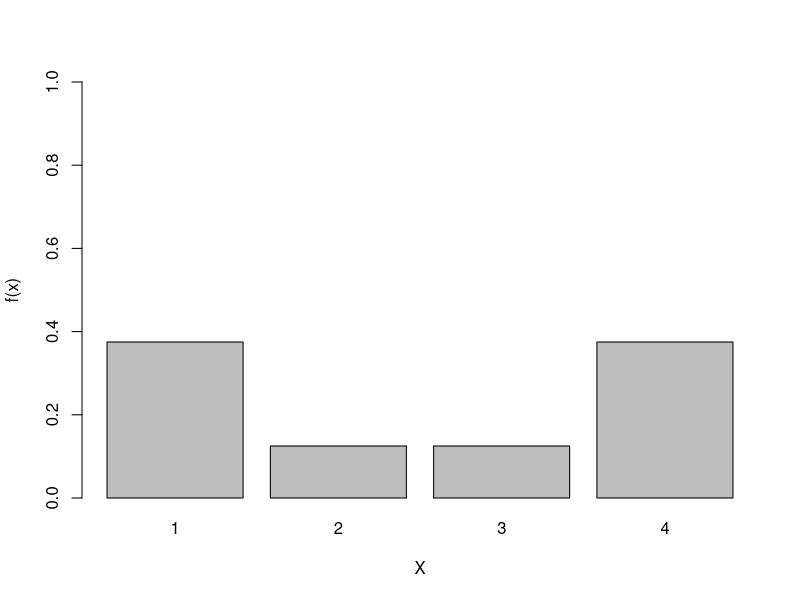
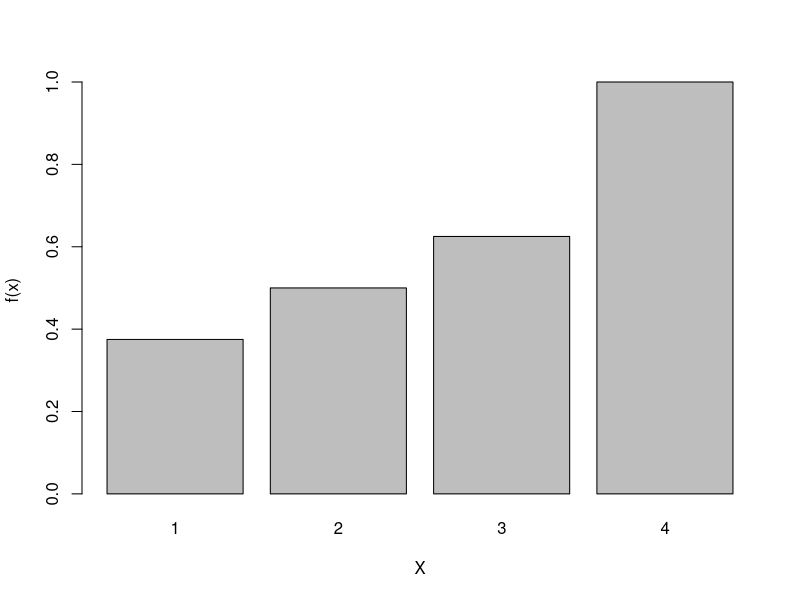
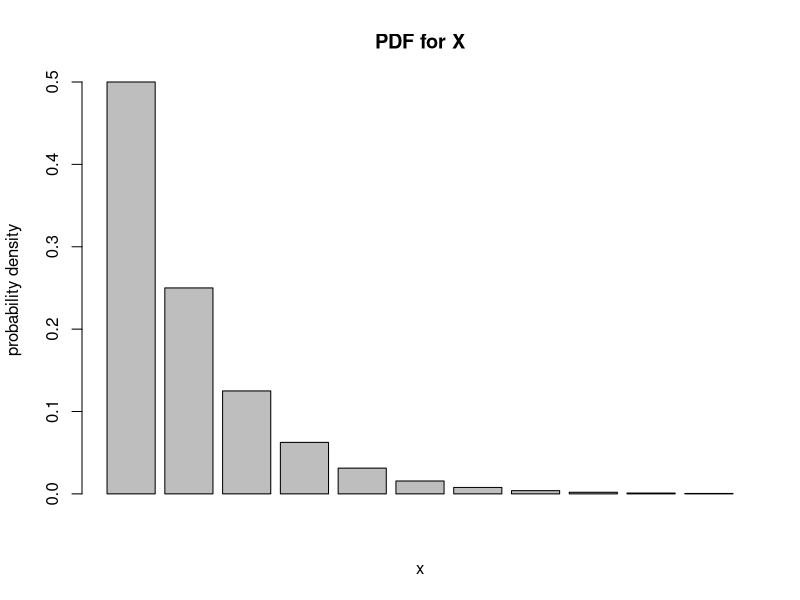
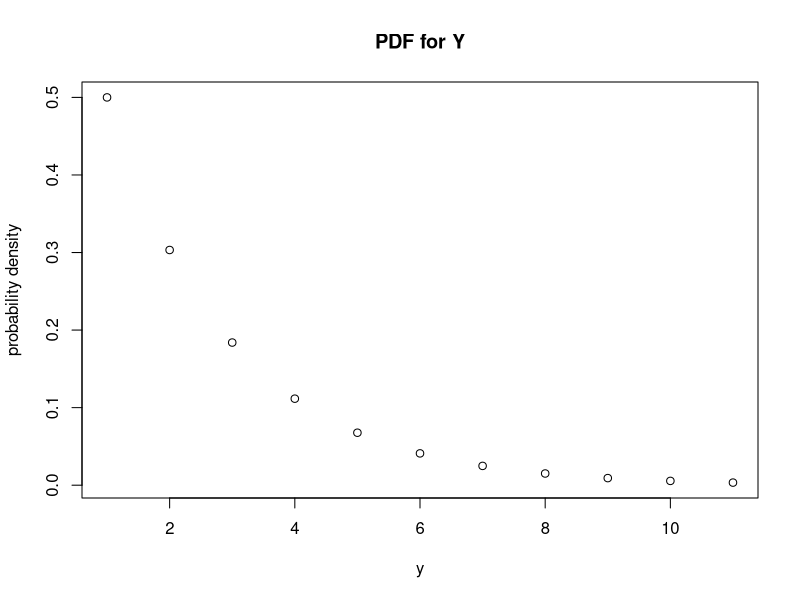
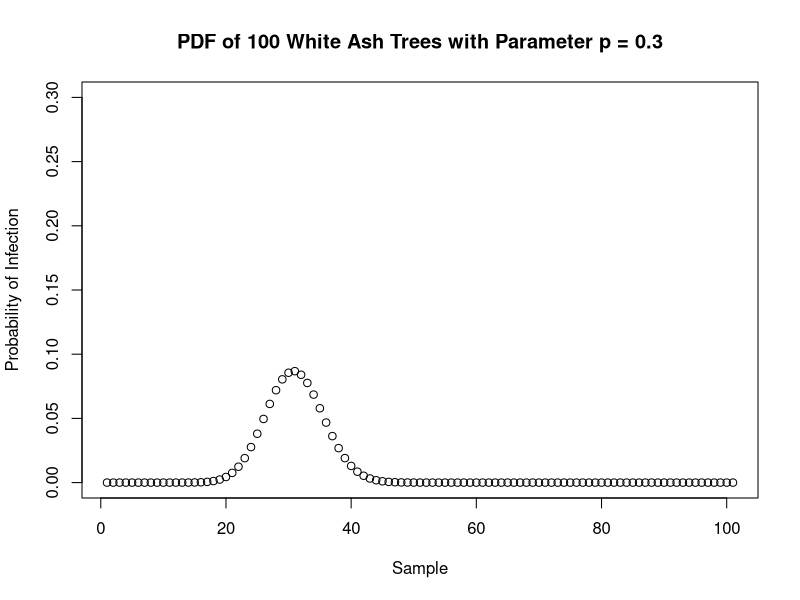
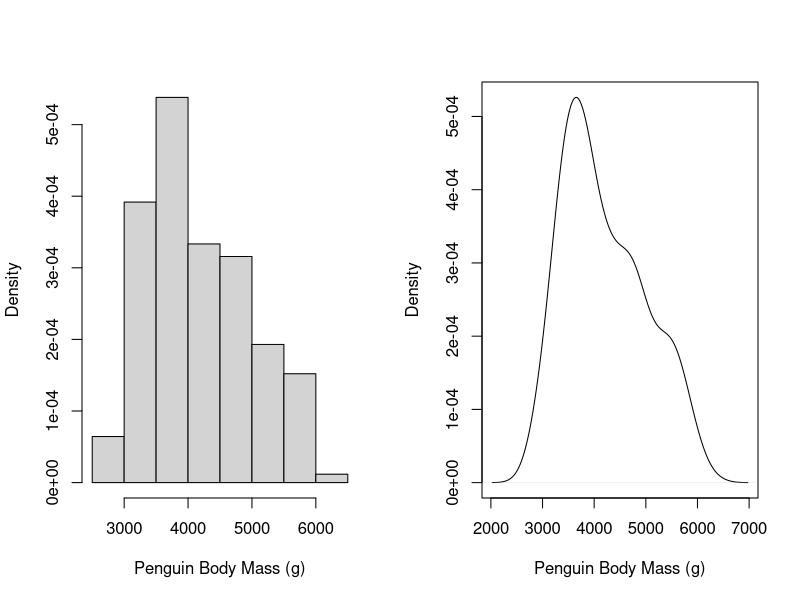
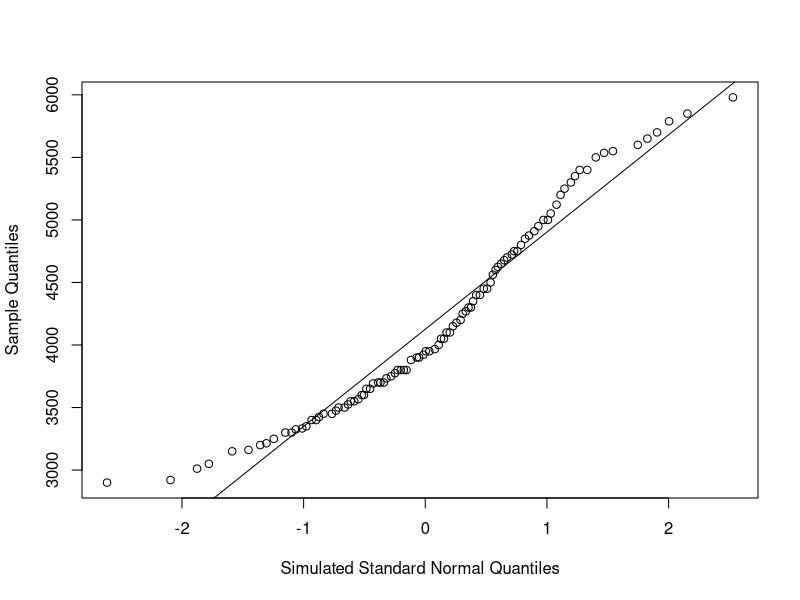
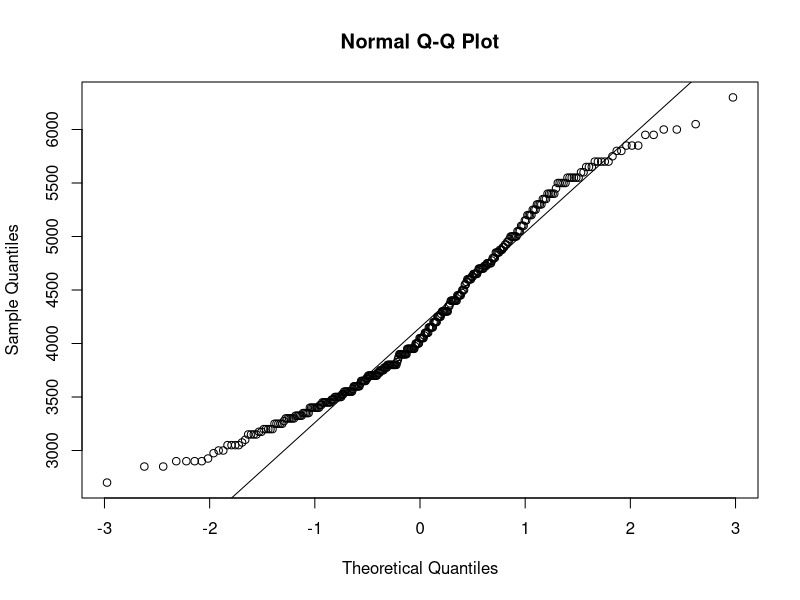

The R source for these figures, in order:
## ---- chunk 1
#| label: load-packagesa
#| include: true

library(palmerpenguins)
## ---- chunk 2
    fx <- c(3/8,1/8,1/8,3/8)
    X <- c(1,2,3,4)
    # realized I do not need this: prob1C.table <- data.frame(fx,X)

    barplot(fx, xlab="X", ylab="f(x)", names.arg = c("1","2","3","4"), ylim = c(0,1))
## ---- chunk 3
    Fx <- c(3/8,((3/8)+(1/8)),((3/8)+(1/8)+(1/8)),((3/8)+(1/8)+(1/8)+(3/8)))
    # realized I do not need this: prob1D.table <- data.frame(Fx,X)

    barplot(Fx, xlab = "X", ylab = "f(x)", names.arg = c("1","2","3","4"))
## ---- chunk 4
support0_10 <- c(seq(0,10))

XPDF <- function(x,p){
  ((1-p)^x)*p
}

barplot(XPDF(support0_10,0.5), ylab = "probability density", xlab = "x", main = "PDF for X")


## ---- chunk 5
YPDF <- function(y,l){
  l*(exp(1)^(-l*y))
}

plot(YPDF(support0_10,0.5), ylab = "probability density", xlab = "y", main = "PDF for Y")
## ---- chunk 6
XPDF(5,0.5)
## ---- chunk 7
pgeom(support0_10[7], prob=0.5) - pgeom(support0_10[6], prob=0.5)
pexp(support0_10[7], rate=0.5) - pexp(support0_10[6], rate=0.5)

## ---- chunk 8
    whiteashtrees <- seq(0,100, by = 1)
    plot(dbinom(whiteashtrees, 100, 0.3), ylim = c(0,.3), ylab = "Probability of Infection", xlab = "Sample", main = "PDF of 100 White Ash Trees with Parameter p = 0.3")
## ---- chunk 9
#the par function is a handy tool for making side-by-side plots in base R
#BUT for publication-quality multi-panel figures, I recommend learning ggplot 
#in combination withthe ggpubr package
#This command tells us to lay out plots in one row and two columns
par(mfrow=c(1,2))

#plot one is a histogram, use ?hist() for documentation
#try playing with the "breaks" argument
hist(penguins$body_mass_g,
     freq=FALSE, #Tells R to plot density rather than frequency on Y-axis
     main="",
     xlab="Penguin Body Mass (g)")

#plot two is a density plot, use ?density() for documentation
#try playing with the "bw" argument
plot(density(penguins$body_mass_g,na.rm=T),
     main="",
     xlab="Penguin Body Mass (g)")

#Make sure to set this back to one row and one column for your next figures
par(mfrow=c(1,1))
## ---- chunk 10
quantile(x = penguins$body_mass_g,
         probs = 0.90,
         na.rm=T) # we need to tell this function to ignore the NA values 
## ---- chunk 11
#First let's generate some data from a standard normal distribution
norm_data <- rnorm(1000)

#Let's now calculate the quantiles for our penguins
quantiles_penguins <- quantile(x = penguins$body_mass_g,
         probs = seq(0.01,0.99,0.01),
         na.rm=T)

#And for our theoretical distribution
quantiles_norm <- quantile(x = norm_data,
         probs = seq(0.01,0.99,0.01))

#Now, let's plot them against one another
plot(quantiles_norm,quantiles_penguins,
     xlab="Simulated Standard Normal Quantiles",
     ylab="Sample Quantiles")
#For good measure, let's add a trend line to make it easier to visualize
abline(lm(quantiles_penguins~quantiles_norm))
## ---- chunk 12
qqnorm(penguins$body_mass_g)
qqline(penguins$body_mass_g)
## ---- chunk 13
lnormal_qqplot <- function(data){
  ldata <- log(data)
  qqnorm(ldata)
  qqline(ldata)
}

lnormal_qqplot(data = penguins$body_mass_g)
## ---- chunk 14
